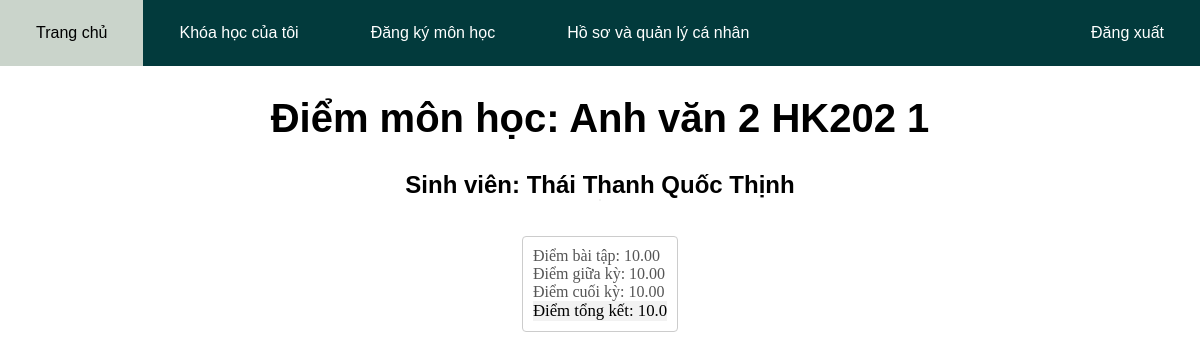
The app's page /course/student/33/score_view/ (signed in) with its own data.
### Course/models.py (models this page shows, shortened)
class Course(models.Model):
    students = models.ManyToManyField(Student)
    teacher = models.ForeignKey(Teacher, on_delete=models.CASCADE, null=True)
    subject = models.ForeignKey(Subject, on_delete=models.CASCADE, null=True)
    semester = models.ForeignKey(Semester, on_delete=models.CASCADE, null=True)
    id_course = models.CharField(max_length=3, null=True)
    def __str__(self):
        name = self.subject.name + " HK" + self.semester.semester_id + " " + self.id_course
        return name

### Databases/models.py (models this page shows, shortened)
class Subject(models.Model):
    name = models.CharField(max_length=50, null=True, default="")
    credit = models.IntegerField(default=0)
    days = models.IntegerField(default=1)
    hours = models.IntegerField(default=1)

class Semester(models.Model):
    semester_id = models.CharField(max_length=10, null=True, default="")
    is_registration = models.BooleanField(null=True, default=False)

### Student/models.py (models this page shows, shortened)
class Student(models.Model):
    student_id = models.CharField(max_length=15, null=False, primary_key=True, default='')
    name = models.CharField(max_length=30, null=True, default='')
    date_of_birth = models.DateField(null=True, default='')
    department = models.ForeignKey(Department, on_delete=models.CASCADE, null=True)
    major = models.ForeignKey(Major, on_delete=models.CASCADE, null = True)
    username = models.OneToOneField(MyUser, on_delete=models.CASCADE,  null=True)
    hometown = models.CharField(max_length=40, null=True)
    avatar = models.ImageField(upload_to="Avatar/Student/", null=True, blank=True)
    GENDER_CHOICES = [
        ('Nam', 'Nam'),
        ('Nữ', 'Nữ'),
    ]
    gender = models.CharField(max_length=10, null=True, choices=GENDER_CHOICES)
    STATE_CHOICES = [
        ('Đang học', 'Đang học'),
        ('Tạm dừng học', 'Tạm dừng học'),
        ('Thôi học', 'Thôi học'),
        ('Tốt nghiệp', 'Tốt nghiệp'),
    ]
    state = models.CharField(max_length=20, null=True, choices=STATE_CHOICES)
    TYPE_CHOICES = [
        ('Cử nhân', 'Cử nhân'),
        ('Thạc sĩ', 'Thạc sĩ'),
    ]
    type = models.CharField(max_length=20, null=True, choices=TYPE_CHOICES)

### Grade/models.py (models this page shows, shortened)
class Grade(models.Model):
    student = models.ForeignKey(Student, on_delete=models.CASCADE, null=True)
    course = models.ForeignKey(Course, on_delete=models.CASCADE, null=True)
    assignment_score = models.DecimalField(max_digits=5, decimal_places=2, null=True, blank=True)
    midterm_score = models.DecimalField(max_digits=5, decimal_places=2, null=True, blank=True)
    final_score = models.DecimalField(max_digits=5, decimal_places=2, null=True, blank=True)
    @property
    def average_score(self):
        if self.assignment_score is not None and self.midterm_score is not None and self.final_score is not None:
            assignment_score = float(self.assignment_score)
            midterm_score = float(self.midterm_score)
            final_score = float(self.final_score)
            return round((assignment_score * 0.2 + midterm_score * 0.3 + final_score * 0.5), 2)
        else:
            return None

### Course/views.py (the view)
# urls.py: path("student/<int:course_id>/score_view/", views.ScoreView.as_view(), name="ScoreView"),
class ScoreView(RoleRequiredMixin, View):
    def has_permission(self, user):
        return user.user_type == 'Student'
    def get(self, request, course_id):
        course = Course.objects.get(pk=course_id)
        student = request.user.student
        grade = Grade.objects.filter(course=course, student=student).first()
        context = {
            "course": course,
            "student": student,
            "grade": grade,
        }
        return render(request, "Course/CourseStudent/ScoreView.html", context)

### Login/mixins.py (called while the page is built)
    def dispatch(self, request, *args, **kwargs):
        if not request.user.is_authenticated:
            return self.handle_no_permission()
        elif not self.has_permission(request.user):
            return HttpResponseRedirect(self.get_redirect_url())
        return super().dispatch(request, *args, **kwargs)

### templates/Course/CourseStudent/ScoreView.html (shortened to what this page needs)
{% load static %}
<!DOCTYPE html>
<html lang="vi">
<head>
    <link rel="stylesheet" href="{% static 'css/file.css' %}">
</head>
<body>
    <nav>
		<a href="{% url 'Student:student' %}" class="menu_left">Trang chủ</a>
		<a href="{% url 'Student:student_course' %}" class="menu_left">Khóa học của tôi</a>
		<a href="{% url 'Registration:registration_student' %}" class="menu_left">Đăng ký môn học</a>
		<a href="{% url 'Student:student_profile' %}" class="menu_left">Hồ sơ và quản lý cá nhân</a>
		<a href="{% url 'Logout:logout' %}" class="menu_right">Đăng xuất</a>
	</nav>
    <h1 class="menu_text">Điểm môn học: {{ course }}</h1>
    <div class="center_form">
        <h2>Sinh viên: {{ student.name }}</h2>
        <hr>
        <div class="list_form">
            {% if grade.assignment_score is not None %}
                <p>Điểm bài tập: {{ grade.assignment_score }}</p>
            {% else %}
                <p>Điểm bài tập:</p>
            {% endif %}
            {% if grade.midterm_score is not None %}
                <p>Điểm giữa kỳ: {{ grade.midterm_score }}</p>
            {% else %}
                <p>Điểm giữa kỳ:</p>
            {% endif %}
            {% if grade.final_score is not None %}
                <p>Điểm cuối kỳ: {{ grade.final_score }}</p>
            {% else %}
                <p>Điểm cuối kỳ:</p>
            {% endif %}
            {% if grade.average_score is not None %}
                <p class="hightlight_form">Điểm tổng kết: {{ grade.average_score }}</p>
            {% else %}
                <p class="hightlight_form">Điểm tổng kết:</p>
            {% endif %}
        </div>
    </div>
</body>
</html>

### static/css/file.css (style rules this page uses)
body { font-family: Arial, Helvetica, sans-serif; }
* { box-sizing: border-box; }
* { margin: 0px; }
nav { background-color: #023A3C; overflow: hidden; }
nav a { color: white; padding: 24px 36px; text-align: center; text-decoration: none; display: block; }
.menu_text { text-align: center; padding: 30px; margin: 0; font-size: 40px; }
.menu_left { float: left; }
.menu_right { float: right; }
hr { border: 1px solid #f1f1f1; margin-bottom: 25px; }
.center_form { display: flex; flex-direction: column; align-items: center; justify-content: center; }
.list_form { font-family: 'Verdana', sans-se rif; color: #555555; border: 1px solid #cccccc; border-radius: 4px; padding: 10px; margin: 10px 0; }
.hightlight_form { background-color: #f2f2f2; color: black; font-size: 105%; }

### records on screen
Course: subject+semester+id_course "Anh văn 2 HK202 1"
Student: name "Thái Thanh Quốc Thịnh"
Grade: assignment_score "10.00", midterm_score "10.00", final_score "10.00", average_score "10.0"
